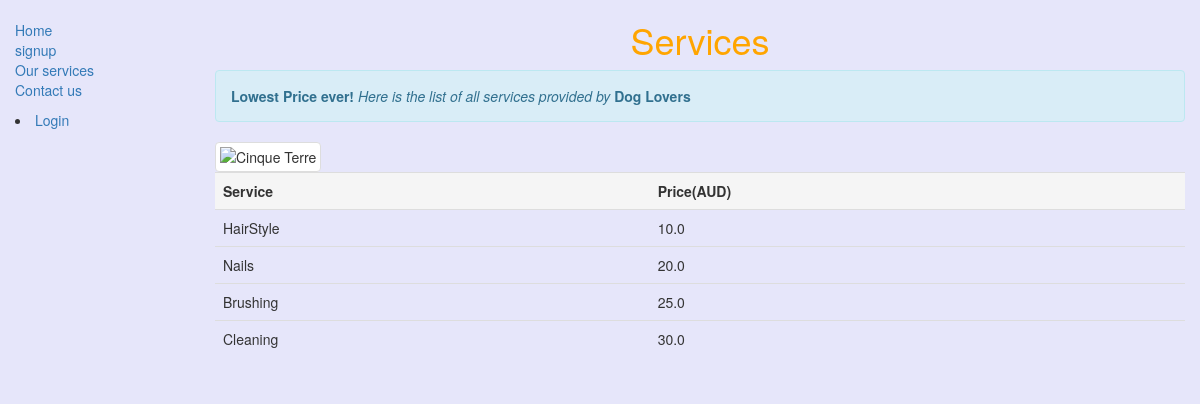
Page /services/ on the committed database.
### doggroomer/models.py (models this page shows, shortened)
class Option(models.Model):
    name = models.CharField(max_length=200, help_text="Enter grooming option here")
    price = models.FloatField("Price to be charged")

### doggroomer/views.py (the view)
# urls.py: path('services/', views.services, name='services'),
def services(request):
    return render(request, 'services.html', context={'services': Option.objects.all()})

### doggroomer/templates/services.html (shortened to what this page needs)
{% extends "base_generic.html" %}
{% block content %}
    <h1 style="color:orange"><center>Services</center></h1>
{% load static %}
<div class="alert alert-info">
  <strong>Lowest Price ever!</strong>
  <em>Here is the list of all services provided by</em> <strong> Dog Lovers</strong>
</div>
{%if services %}
<img src="{% static 'images/dog-service.jpg' %}" class="img-thumbnail" alt="Cinque Terre">
<table class="table table-hover">
    <tbody>
      <tr class="active">
        <th>Service</th>
        <th>Price(AUD)</th>
      </tr>
        {% for service in services %}
          <tr>
              <td>{{service.name}}</td>
              <td>{{service.price}}</td>
          </tr>
        {% endfor %}
    </tbody>
  </table>
{% endif %}
{% endblock %}

### rows in the picture
Option: name "HairStyle", price "10.0"
Option: name "Nails", price "20.0"
Option: name "Brushing", price "25.0"
Option: name "Cleaning", price "30.0"
